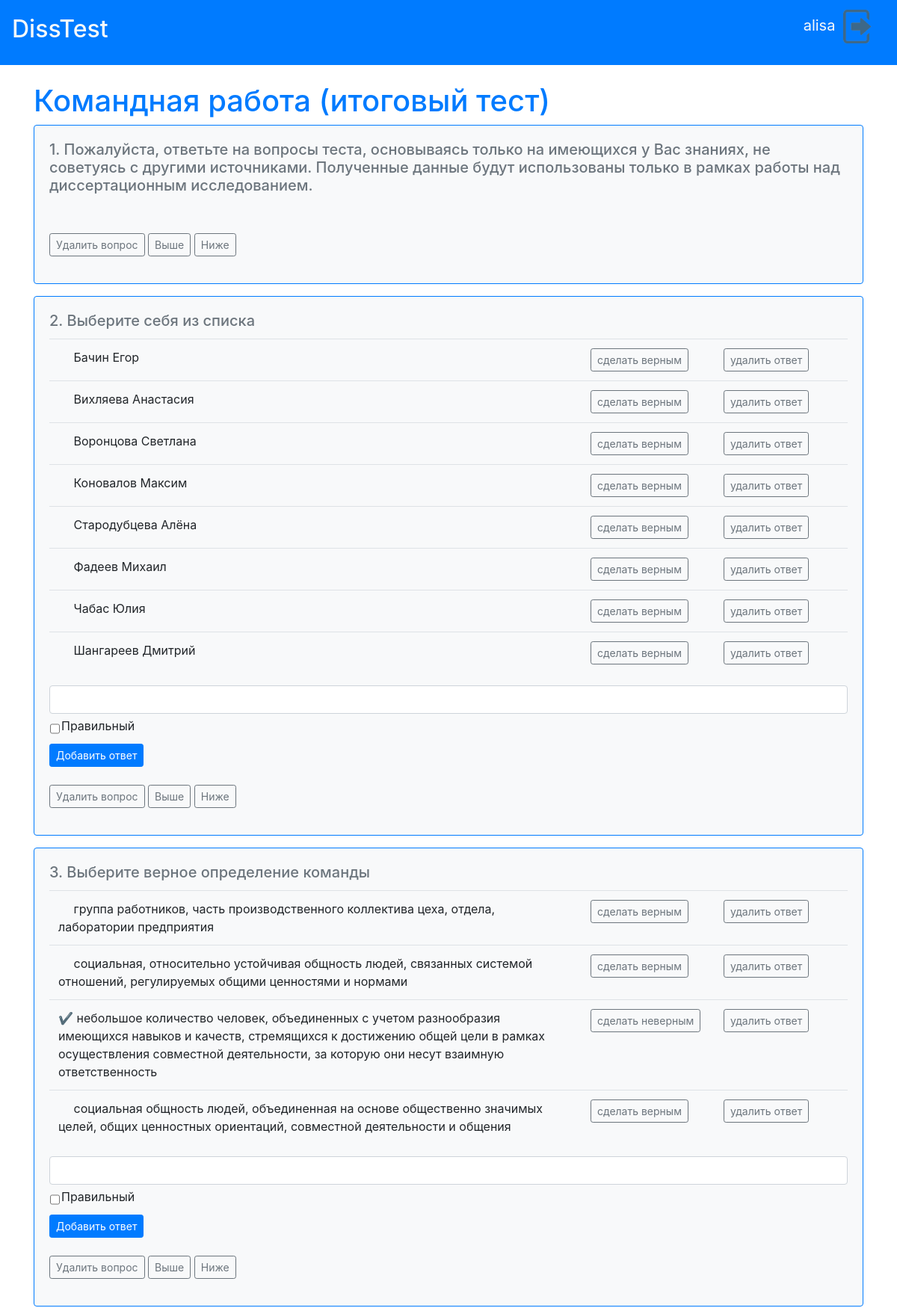
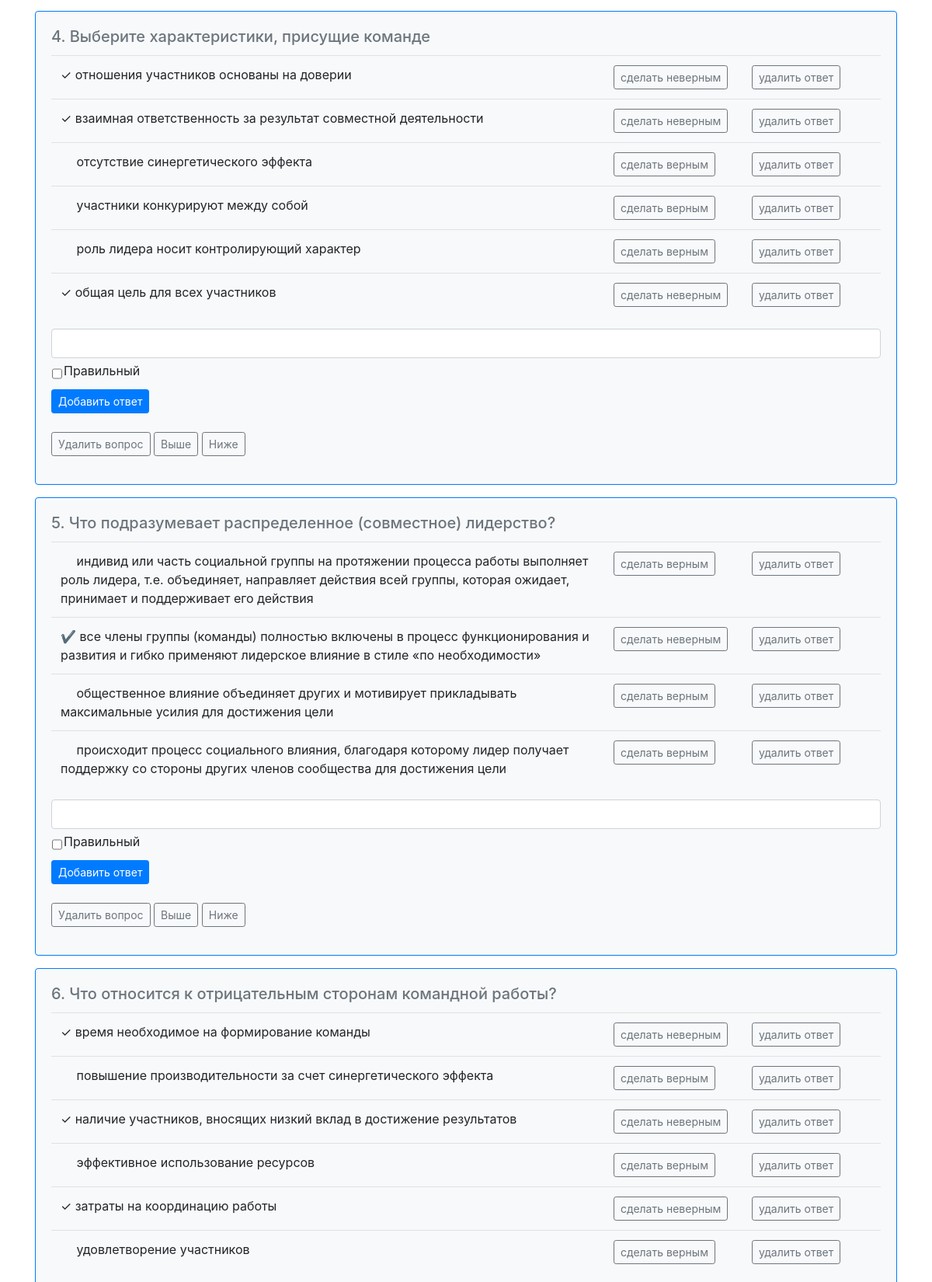
Screenshot of /poll/2 (signed in, upper part) with the database file from the repository (2 pictures, top to bottom).
### data/users.py (models this page shows, shortened)
class User(SqlAlchemyBase, UserMixin):
    __tablename__ = 'users'
    id = sqlalchemy.Column(sqlalchemy.Integer,
                           primary_key=True, autoincrement=True)
    name = sqlalchemy.Column(sqlalchemy.String, nullable=False)
    hashed_password = sqlalchemy.Column(sqlalchemy.String, nullable=False)
    polls = orm.relation("Poll", back_populates='user')

### data/polls.py (models this page shows, shortened)
class Poll(SqlAlchemyBase):
    __tablename__ = 'polls'
    id = sqlalchemy.Column(sqlalchemy.Integer,
                           primary_key=True, autoincrement=True)
    title = sqlalchemy.Column(sqlalchemy.String, nullable=False)
    ref = sqlalchemy.Column(sqlalchemy.String, unique=True, nullable=True)
    user_id = sqlalchemy.Column(sqlalchemy.Integer,
                                sqlalchemy.ForeignKey("users.id"))
    user = orm.relation('User')
    questions = orm.relation("Question", back_populates='poll')
    results = orm.relation("Result", back_populates='poll')

### data/questions.py (models this page shows)
class Question(SqlAlchemyBase):
    __tablename__ = 'questions'
    id = sqlalchemy.Column(sqlalchemy.Integer,
                           primary_key=True, autoincrement=True)
    text = sqlalchemy.Column(sqlalchemy.String, nullable=False)
    type_id = sqlalchemy.Column(sqlalchemy.Integer,
                                sqlalchemy.ForeignKey("types.id"))
    number = sqlalchemy.Column(sqlalchemy.Integer)
    mix = sqlalchemy.Column(sqlalchemy.Boolean, nullable=False)
    type = orm.relation('Type')
    poll_id = sqlalchemy.Column(sqlalchemy.Integer,
                                sqlalchemy.ForeignKey("polls.id"))
    poll = orm.relation('Poll')
    answers = orm.relation("Answer", back_populates='question')
    def __lt__(self, other):
        return self.number < other.number

### data/answers.py (models this page shows)
class Answer(SqlAlchemyBase):
    __tablename__ = 'answers'
    id = sqlalchemy.Column(sqlalchemy.Integer,
                           primary_key=True, autoincrement=True)
    text = sqlalchemy.Column(sqlalchemy.String, nullable=False)
    right = sqlalchemy.Column(sqlalchemy.Boolean, nullable=True)
    question_id = sqlalchemy.Column(sqlalchemy.Integer,
                                sqlalchemy.ForeignKey("questions.id"))
    question = orm.relation('Question')

### server.py (the view, shortened to what this page needs)
@app.route("/poll/<int:id>", methods=['GET', 'POST'])
@login_required
def question_page(id):
    db_sess = db_session.create_session()
    poll = db_sess.query(Poll).filter(Poll.id == id).first()
    questions = poll.questions
    form = None
    if id:
        types = [type.name for type in db_sess.query(Type).all()]
        form = QuestionForm()
        form.type.choices = types
        answer_form = AnswerForm()
    return render_template("poll.html",
                           title=poll.title,
                           poll=poll,
                           questions=sorted(questions),
                           form=[form,answer_form],
                           message=['','',''])

### forms/poll.py
class QuestionForm(FlaskForm):
    id = StringField()
    text = TextAreaField('Вопрос', validators=[DataRequired()])
    mix = BooleanField(label='Перемешивать ответы', default=True)
    type = RadioField('Типы вопросов', validators=[DataRequired()])
    submit = SubmitField('Добавить вопрос')

class AnswerForm(FlaskForm):
    id = StringField()
    question = StringField()
    text = StringField('Ответ', validators=[DataRequired()])
    right = BooleanField('Правильный')
    submit = SubmitField('Добавить ответ')

### data/db_session.py (called while the page is built)
def create_session() -> Session:
    global __factory
    return __factory()

### server.py (called while the page is built)
@login_manager.user_loader
def load_user(user_id):
    db_sess = db_session.create_session()
    return db_sess.query(User).get(user_id)

### templates/poll.html (shortened to what this page needs)
{% extends "base.html" %}
{% block content %}
    {% if poll %}
        <h1 class="text-primary">{{poll.title}}</h1>
        {% for item in questions%}
            <div class="card border-primary bg-light mb-3">
              <div class="card-body">
                <h5 class="card-title fw-bold text-secondary">{{ item.number }}. {{item.text}}</h5>
                  <table class="table">
                  {% for answer in item.answers %}
                      <tr>
                          <td class="col-md-8">
                        {% if answer.right %}
                              {% if item.type.name == 'С одним ответом' %}
                                &#10004;
                              {% else %}
                                &#10003;
                              {% endif %}
                        {% else %}
                            &emsp;
                        {% endif %}
                        {{ answer.text }}
                          </td>
                          <td class="col-md-2">
                               <a href="/answer_change/{{poll.id}}/{{item.id}}/{{answer.id}}" class="btn btn-outline-secondary btn-sm">
                                    {% if answer.right %}
                                        сделать неверным
                                   {% else %}
                                         сделать верным
                                    {% endif %}
                               </a>
                          </td>
                          <td class="col-md-2">
                               <a href="/answer_delete/{{poll.id}}/{{item.id}}/{{answer.id}}" class="btn btn-outline-secondary btn-sm">удалить ответ</a>
                          </td>
                      </tr>
                  {% endfor %}
                  </table>
                  {% if item.type.name != 'Без ответов' %}
                       <form name = answer action="" method="post">
                        {{ form[1].text(class="form-control") }}
                            <table>
                                <tr>
                                    <td> {{ form[1].right(class="form-control") }} </td>
                                    <td>{{ form[1].right.label }}</td>
                                </tr>
                            </table>
                        {{ form[1].submit(type="submit", class="btn btn-primary btn-sm") }}
                       </form>
                  {% endif %}
                <br>
                 <p> <a href="/question_delete/{{poll.id}}/{{ item.id }}" class="btn btn-outline-secondary btn-sm">Удалить вопрос</a>
                  <a href="/question_locate/{{poll.id}}/{{ item.id }}/up" class="btn btn-outline-secondary btn-sm">Выше</a>
                  <a href="/question_locate/{{poll.id}}/{{ item.id }}/down" class="btn btn-outline-secondary btn-sm">Ниже</a></p>
              </div>
            </div>
        {% endfor %}
    {% endif %}
{% endblock %}

### templates/base.html (shortened to what this page needs)
<!doctype html>
<html lang="en">
<head>
    <link rel="stylesheet"
          href="https://stackpath.bootstrapcdn.com/bootstrap/4.4.1/css/bootstrap.min.css"
>
</head>
<body>
<header>
    <nav class="navbar text-light bg-primary">
        <a class="navbar-brand text-light" href="/"><h2>DissTest</h2></a>
        {% if current_user.is_authenticated %}
        <p class="navbar-brand">
            {{current_user.name}}
            <a href="/logout">
                <img src="{{ url_for('static', filename='images/out.png') }}" height="45"/>
            </a>
        </p>
        {% else %}
            <p>
                <a class="btn btn-primary " href="/register">Зарегистрироваться</a>
                <a class="btn btn-success" href="/login">Войти</a>
            </p>
        {% endif %}
    </nav>
</header>
<br>
<main role="main" class="container">
    {% block content %}{% endblock %}
</main>
</body>
</html>

### rows the page displays
User: name "alisa"
Poll: title "Командная работа (итоговый тест)"
Question: number "1", text "Пожалуйста, ответьте на вопросы теста, основываясь только на имеющихся у Вас знаниях, не советуясь с другими источниками. Полученные данные будут использованы только в рамках работы над диссертационным исследованием."
Question: number "2", text "Выберите себя из списка", form "Правильный"
Answer: text "Бачин Егор", right "сделать верным"
Answer: text "Вихляева Анастасия", right "сделать верным"
Answer: text "Воронцова Светлана", right "сделать верным"
Answer: text "Коновалов Максим", right "сделать верным"
Answer: text "Стародубцева Алёна", right "сделать верным"
Answer: text "Фадеев Михаил", right "сделать верным"
Answer: text "Чабас Юлия", right "сделать верным"
Answer: text "Шангареев Дмитрий", right "сделать верным"
Question: number "3", text "Выберите верное определение команды", form "Правильный"
Answer: text "группа работников, часть производственного коллектива цеха, отдела, лаборатории предприятия", right "сделать верным"
Answer: text "социальная, относительно устойчивая общность людей, связанных системой отношений, регулируемых общими ценностями и нормами", right "сделать верным"
Answer: text "небольшое количество человек, объединенных с учетом разнообразия имеющихся навыков и качеств, стремящихся к достижению общей цели в рамках осуществления совместной деятельности, за которую они несут взаимную ответственность", right "сделать неверным"
Answer: text "социальная общность людей, объединенная на основе общественно значимых целей, общих ценностных ориентаций, совместной деятельности и общения", right "сделать верным"
Question: number "4", text "Выберите характеристики, присущие команде", form "Правильный"
Answer: text "отношения участников основаны на доверии", right "сделать неверным"
Answer: text "взаимная ответственность за результат совместной деятельности", right "сделать неверным"
Answer: text "отсутствие синергетического эффекта", right "сделать верным"
Answer: text "участники конкурируют между собой", right "сделать верным"
Answer: text "роль лидера носит контролирующий характер", right "сделать верным"
Answer: text "общая цель для всех участников", right "сделать неверным"
Question: number "5", text "Что подразумевает распределенное (совместное) лидерство?", form "Правильный"
Answer: text "индивид или часть социальной группы на протяжении процесса работы выполняет роль лидера, т.е. объединяет, направляет действия всей группы, которая ожидает, принимает и поддерживает его действия", right "сделать верным"
Answer: text "все члены группы (команды) полностью включены в процесс функционирования и развития и гибко применяют лидерское влияние в стиле «по необходимости»", right "сделать неверным"
Answer: text "общественное влияние объединяет других и мотивирует прикладывать максимальные усилия для достижения цели", right "сделать верным"
Answer: text "происходит процесс социального влияния, благодаря которому лидер получает поддержку со стороны других членов сообщества для достижения цели", right "сделать верным"
Question: number "6", text "Что относится к отрицательным сторонам командной работы?"
Answer: text "время необходимое на формирование команды", right "сделать неверным"
Answer: text "повышение производительности за счет синергетического эффекта", right "сделать верным"
Answer: text "наличие участников, вносящих низкий вклад в достижение результатов", right "сделать неверным"
Answer: text "эффективное использование ресурсов", right "сделать верным"
Answer: text "затраты на координацию работы", right "сделать неверным"
Answer: text "удовлетворение участников", right "сделать верным"
